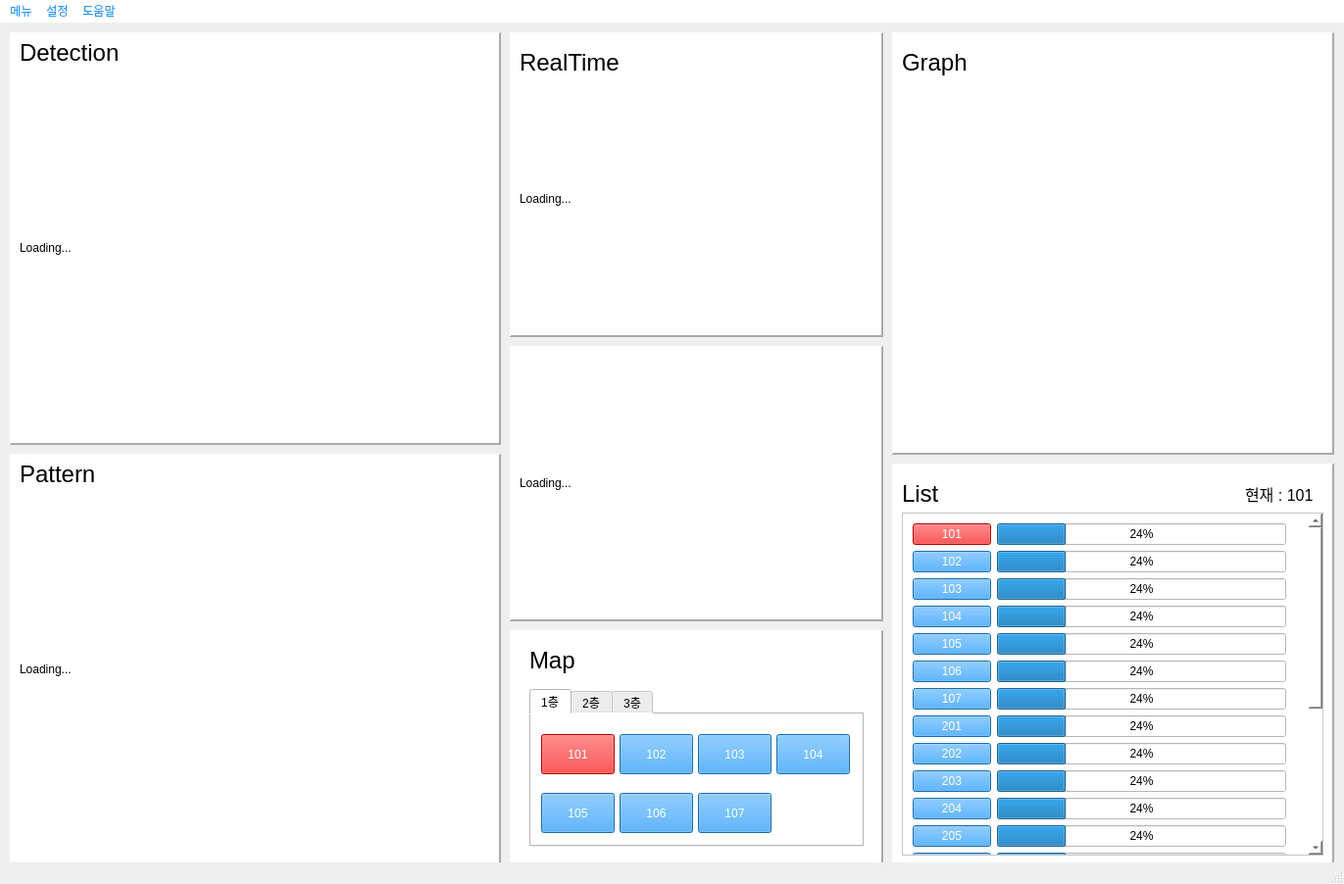
<?xml version="1.0" encoding="UTF-8"?>
<ui version="4.0">
 <class>MainWindow</class>
 <widget class="QMainWindow" name="MainWindow">
  <property name="geometry">
   <rect>
    <x>0</x>
    <y>0</y>
    <width>1371</width>
    <height>902</height>
   </rect>
  </property>
  <property name="sizePolicy">
   <sizepolicy hsizetype="Fixed" vsizetype="Fixed">
    <horstretch>0</horstretch>
    <verstretch>0</verstretch>
   </sizepolicy>
  </property>
  <property name="minimumSize">
   <size>
    <width>1350</width>
    <height>800</height>
   </size>
  </property>
  <property name="maximumSize">
   <size>
    <width>1600</width>
    <height>1000</height>
   </size>
  </property>
  <property name="sizeIncrement">
   <size>
    <width>1600</width>
    <height>1000</height>
   </size>
  </property>
  <property name="baseSize">
   <size>
    <width>1600</width>
    <height>900</height>
   </size>
  </property>
  <property name="windowTitle">
   <string>WhereToClean</string>
  </property>
  <property name="styleSheet">
   <string notr="true"/>
  </property>
  <widget class="QWidget" name="centralwidget">
   <widget class="QWidget" name="verticalLayoutWidget">
    <property name="geometry">
     <rect>
      <x>920</x>
      <y>40</y>
      <width>431</width>
      <height>391</height>
     </rect>
    </property>
    <layout class="QVBoxLayout" name="plotlayout"/>
   </widget>
   <widget class="QLabel" name="label1">
    <property name="geometry">
     <rect>
      <x>530</x>
      <y>60</y>
      <width>360</width>
      <height>240</height>
     </rect>
    </property>
    <property name="minimumSize">
     <size>
      <width>360</width>
      <height>240</height>
     </size>
    </property>
    <property name="maximumSize">
     <size>
      <width>360</width>
      <height>240</height>
     </size>
    </property>
    <property name="styleSheet">
     <string notr="true">font: 75 28pt &quot;Arial&quot;;background-color:rgb(255,255,255)</string>
    </property>
    <property name="text">
     <string>Loading...</string>
    </property>
   </widget>
   <widget class="QLabel" name="label_2">
    <property name="geometry">
     <rect>
      <x>910</x>
      <y>450</y>
      <width>451</width>
      <height>411</height>
     </rect>
    </property>
    <property name="sizePolicy">
     <sizepolicy hsizetype="Fixed" vsizetype="Fixed">
      <horstretch>0</horstretch>
      <verstretch>0</verstretch>
     </sizepolicy>
    </property>
    <property name="autoFillBackground">
     <bool>false</bool>
    </property>
    <property name="styleSheet">
     <string notr="true">background-color : rgb(255, 255, 255)</string>
    </property>
    <property name="frameShape">
     <enum>QFrame::Panel</enum>
    </property>
    <property name="frameShadow">
     <enum>QFrame::Raised</enum>
    </property>
    <property name="lineWidth">
     <number>2</number>
    </property>
    <property name="midLineWidth">
     <number>0</number>
    </property>
    <property name="text">
     <string/>
    </property>
   </widget>
   <widget class="QLabel" name="label_3">
    <property name="geometry">
     <rect>
      <x>520</x>
      <y>10</y>
      <width>381</width>
      <height>311</height>
     </rect>
    </property>
    <property name="autoFillBackground">
     <bool>false</bool>
    </property>
    <property name="styleSheet">
     <string notr="true">background-color : rgb(255, 255, 255)</string>
    </property>
    <property name="frameShape">
     <enum>QFrame::Panel</enum>
    </property>
    <property name="frameShadow">
     <enum>QFrame::Raised</enum>
    </property>
    <property name="lineWidth">
     <number>2</number>
    </property>
    <property name="midLineWidth">
     <number>0</number>
    </property>
    <property name="text">
     <string/>
    </property>
   </widget>
   <widget class="QLabel" name="label_4">
    <property name="geometry">
     <rect>
      <x>910</x>
      <y>10</y>
      <width>451</width>
      <height>431</height>
     </rect>
    </property>
    <property name="autoFillBackground">
     <bool>false</bool>
    </property>
    <property name="styleSheet">
     <string notr="true">background-color : rgb(255, 255, 255)</string>
    </property>
    <property name="frameShape">
     <enum>QFrame::Panel</enum>
    </property>
    <property name="frameShadow">
     <enum>QFrame::Raised</enum>
    </property>
    <property name="lineWidth">
     <number>2</number>
    </property>
    <property name="midLineWidth">
     <number>0</number>
    </property>
    <property name="text">
     <string/>
    </property>
   </widget>
   <widget class="QLabel" name="label_6">
    <property name="geometry">
     <rect>
      <x>920</x>
      <y>20</y>
      <width>101</width>
      <height>41</height>
     </rect>
    </property>
    <property name="font">
     <font>
      <family>Arial</family>
      <pointsize>18</pointsize>
      <weight>9</weight>
      <italic>false</italic>
      <bold>false</bold>
     </font>
    </property>
    <property name="styleSheet">
     <string notr="true">font: 75 18pt &quot;Arial&quot;;</string>
    </property>
    <property name="text">
     <string>Graph</string>
    </property>
   </widget>
   <widget class="QLabel" name="label2">
    <property name="geometry">
     <rect>
      <x>20</x>
      <y>50</y>
      <width>480</width>
      <height>360</height>
     </rect>
    </property>
    <property name="minimumSize">
     <size>
      <width>480</width>
      <height>360</height>
     </size>
    </property>
    <property name="maximumSize">
     <size>
      <width>360</width>
      <height>240</height>
     </size>
    </property>
    <property name="styleSheet">
     <string notr="true">font: 75 28pt &quot;Arial&quot;;background-color:rgb(255,255,255)</string>
    </property>
    <property name="text">
     <string>Loading...</string>
    </property>
   </widget>
   <widget class="QLabel" name="label_7">
    <property name="geometry">
     <rect>
      <x>10</x>
      <y>10</y>
      <width>501</width>
      <height>421</height>
     </rect>
    </property>
    <property name="autoFillBackground">
     <bool>false</bool>
    </property>
    <property name="styleSheet">
     <string notr="true">background-color : rgb(255, 255, 255)</string>
    </property>
    <property name="frameShape">
     <enum>QFrame::Panel</enum>
    </property>
    <property name="frameShadow">
     <enum>QFrame::Raised</enum>
    </property>
    <property name="lineWidth">
     <number>2</number>
    </property>
    <property name="midLineWidth">
     <number>0</number>
    </property>
    <property name="text">
     <string/>
    </property>
   </widget>
   <widget class="QLabel" name="label_8">
    <property name="geometry">
     <rect>
      <x>10</x>
      <y>440</y>
      <width>501</width>
      <height>421</height>
     </rect>
    </property>
    <property name="autoFillBackground">
     <bool>false</bool>
    </property>
    <property name="styleSheet">
     <string notr="true">background-color : rgb(255, 255, 255)</string>
    </property>
    <property name="frameShape">
     <enum>QFrame::Panel</enum>
    </property>
    <property name="frameShadow">
     <enum>QFrame::Raised</enum>
    </property>
    <property name="lineWidth">
     <number>2</number>
    </property>
    <property name="midLineWidth">
     <number>0</number>
    </property>
    <property name="text">
     <string/>
    </property>
   </widget>
   <widget class="QLabel" name="label3">
    <property name="geometry">
     <rect>
      <x>530</x>
      <y>350</y>
      <width>360</width>
      <height>240</height>
     </rect>
    </property>
    <property name="minimumSize">
     <size>
      <width>360</width>
      <height>240</height>
     </size>
    </property>
    <property name="maximumSize">
     <size>
      <width>360</width>
      <height>240</height>
     </size>
    </property>
    <property name="styleSheet">
     <string notr="true">font: 75 28pt &quot;Arial&quot;;background-color:rgb(255,255,255)</string>
    </property>
    <property name="text">
     <string>Loading...</string>
    </property>
   </widget>
   <widget class="QLabel" name="label">
    <property name="geometry">
     <rect>
      <x>530</x>
      <y>20</y>
      <width>151</width>
      <height>41</height>
     </rect>
    </property>
    <property name="font">
     <font>
      <family>Arial</family>
      <pointsize>18</pointsize>
      <weight>9</weight>
      <italic>false</italic>
      <bold>false</bold>
     </font>
    </property>
    <property name="styleSheet">
     <string>font: 75 18pt &quot;Arial&quot;;</string>
    </property>
    <property name="text">
     <string>RealTime</string>
    </property>
   </widget>
   <widget class="QLabel" name="label_9">
    <property name="geometry">
     <rect>
      <x>20</x>
      <y>10</y>
      <width>151</width>
      <height>41</height>
     </rect>
    </property>
    <property name="font">
     <font>
      <family>Arial</family>
      <pointsize>18</pointsize>
      <weight>9</weight>
      <italic>false</italic>
      <bold>false</bold>
     </font>
    </property>
    <property name="styleSheet">
     <string>font: 75 18pt &quot;Arial&quot;;</string>
    </property>
    <property name="text">
     <string>Detection</string>
    </property>
   </widget>
   <widget class="QLabel" name="label_10">
    <property name="geometry">
     <rect>
      <x>20</x>
      <y>440</y>
      <width>151</width>
      <height>41</height>
     </rect>
    </property>
    <property name="font">
     <font>
      <family>Arial</family>
      <pointsize>18</pointsize>
      <weight>9</weight>
      <italic>false</italic>
      <bold>false</bold>
     </font>
    </property>
    <property name="styleSheet">
     <string>font: 75 18pt &quot;Arial&quot;;</string>
    </property>
    <property name="text">
     <string>Pattern</string>
    </property>
   </widget>
   <widget class="QLabel" name="label_11">
    <property name="geometry">
     <rect>
      <x>540</x>
      <y>630</y>
      <width>151</width>
      <height>41</height>
     </rect>
    </property>
    <property name="font">
     <font>
      <family>Arial</family>
      <pointsize>18</pointsize>
      <weight>9</weight>
      <italic>false</italic>
      <bold>false</bold>
     </font>
    </property>
    <property name="styleSheet">
     <string>font: 75 18pt &quot;Arial&quot;;</string>
    </property>
    <property name="text">
     <string>Map</string>
    </property>
   </widget>
   <widget class="QScrollArea" name="scrollArea">
    <property name="geometry">
     <rect>
      <x>920</x>
      <y>500</y>
      <width>430</width>
      <height>350</height>
     </rect>
    </property>
    <property name="sizePolicy">
     <sizepolicy hsizetype="Fixed" vsizetype="Fixed">
      <horstretch>0</horstretch>
      <verstretch>0</verstretch>
     </sizepolicy>
    </property>
    <property name="minimumSize">
     <size>
      <width>430</width>
      <height>320</height>
     </size>
    </property>
    <property name="maximumSize">
     <size>
      <width>550</width>
      <height>350</height>
     </size>
    </property>
    <property name="layoutDirection">
     <enum>Qt::LeftToRight</enum>
    </property>
    <property name="styleSheet">
     <string notr="true">background-color:rgb(255,255,255);</string>
    </property>
    <property name="verticalScrollBarPolicy">
     <enum>Qt::ScrollBarAlwaysOn</enum>
    </property>
    <property name="horizontalScrollBarPolicy">
     <enum>Qt::ScrollBarAlwaysOff</enum>
    </property>
    <property name="sizeAdjustPolicy">
     <enum>QAbstractScrollArea::AdjustIgnored</enum>
    </property>
    <property name="widgetResizable">
     <bool>false</bool>
    </property>
    <widget class="QWidget" name="scrollAreaWidgetContents">
     <property name="geometry">
      <rect>
       <x>0</x>
       <y>0</y>
       <width>400</width>
       <height>600</height>
      </rect>
     </property>
     <property name="sizePolicy">
      <sizepolicy hsizetype="Fixed" vsizetype="Fixed">
       <horstretch>0</horstretch>
       <verstretch>0</verstretch>
      </sizepolicy>
     </property>
     <property name="minimumSize">
      <size>
       <width>400</width>
       <height>500</height>
      </size>
     </property>
     <widget class="QWidget" name="formLayoutWidget">
      <property name="geometry">
       <rect>
        <x>10</x>
        <y>10</y>
        <width>381</width>
        <height>731</height>
       </rect>
      </property>
      <layout class="QFormLayout" name="formLayout">
       <property name="sizeConstraint">
        <enum>QLayout::SetDefaultConstraint</enum>
       </property>
       <property name="labelAlignment">
        <set>Qt::AlignCenter</set>
       </property>
       <item row="0" column="0">
        <widget class="QPushButton" name="listbtn101">
         <property name="styleSheet">
          <string notr="true">background-color:rgb(255,0,0); color:rgb(255,255,255)</string>
         </property>
         <property name="text">
          <string>101</string>
         </property>
        </widget>
       </item>
       <item row="0" column="1">
        <widget class="QProgressBar" name="probar101">
         <property name="value">
          <number>24</number>
         </property>
        </widget>
       </item>
       <item row="1" column="0">
        <widget class="QPushButton" name="listbtn102">
         <property name="styleSheet">
          <string notr="true">background-color:rgb(33,150,246); color:rgb(255,255,255)</string>
         </property>
         <property name="text">
          <string>102</string>
         </property>
        </widget>
       </item>
       <item row="1" column="1">
        <widget class="QProgressBar" name="probar102">
         <property name="value">
          <number>24</number>
         </property>
        </widget>
       </item>
       <item row="2" column="0">
        <widget class="QPushButton" name="listbtn103">
         <property name="styleSheet">
          <string notr="true">background-color:rgb(33,150,246); color:rgb(255,255,255)</string>
         </property>
         <property name="text">
          <string>103</string>
         </property>
        </widget>
       </item>
       <item row="2" column="1">
        <widget class="QProgressBar" name="probar103">
         <property name="value">
          <number>24</number>
         </property>
        </widget>
       </item>
       <item row="3" column="0">
        <widget class="QPushButton" name="listbtn104">
         <property name="styleSheet">
          <string notr="true">background-color:rgb(33,150,246); color:rgb(255,255,255)</string>
         </property>
         <property name="text">
          <string>104</string>
         </property>
        </widget>
       </item>
       <item row="3" column="1">
        <widget class="QProgressBar" name="probar104">
         <property name="value">
          <number>24</number>
         </property>
        </widget>
       </item>
       <item row="4" column="0">
        <widget class="QPushButton" name="listbtn105">
         <property name="styleSheet">
          <string notr="true">background-color:rgb(33,150,246); color:rgb(255,255,255)</string>
         </property>
         <property name="text">
          <string>105</string>
         </property>
        </widget>
       </item>
       <item row="4" column="1">
        <widget class="QProgressBar" name="probar105">
         <property name="value">
          <number>24</number>
         </property>
        </widget>
       </item>
       <item row="5" column="0">
        <widget class="QPushButton" name="listbtn106">
         <property name="styleSheet">
          <string notr="true">background-color:rgb(33,150,246); color:rgb(255,255,255)</string>
         </property>
         <property name="text">
          <string>106</string>
         </property>
        </widget>
       </item>
       <item row="5" column="1">
        <widget class="QProgressBar" name="probar106">
         <property name="value">
          <number>24</number>
         </property>
        </widget>
       </item>
       <item row="6" column="0">
        <widget class="QPushButton" name="listbtn107">
         <property name="styleSheet">
          <string notr="true">background-color:rgb(33,150,246); color:rgb(255,255,255)</string>
         </property>
         <property name="text">
          <string>107</string>
         </property>
        </widget>
       </item>
       <item row="6" column="1">
        <widget class="QProgressBar" name="probar107">
         <property name="value">
          <number>24</number>
         </property>
        </widget>
       </item>
       <item row="7" column="0">
        <widget class="QPushButton" name="listbtn201">
         <property name="styleSheet">
          <string notr="true">background-color:rgb(33,150,246); color:rgb(255,255,255)</string>
         </property>
         <property name="text">
          <string>201</string>
         </property>
        </widget>
       </item>
       <item row="7" column="1">
        <widget class="QProgressBar" name="probar201">
         <property name="value">
          <number>24</number>
         </property>
        </widget>
       </item>
       <item row="8" column="0">
        <widget class="QPushButton" name="listbtn202">
         <property name="styleSheet">
          <string notr="true">background-color:rgb(33,150,246); color:rgb(255,255,255)</string>
         </property>
         <property name="text">
          <string>202</string>
         </property>
        </widget>
       </item>
       <item row="8" column="1">
        <widget class="QProgressBar" name="probar202">
         <property name="value">
          <number>24</number>
         </property>
        </widget>
       </item>
       <item row="9" column="0">
        <widget class="QPushButton" name="listbtn203">
         <property name="styleSheet">
          <string notr="true">background-color:rgb(33,150,246); color:rgb(255,255,255)</string>
         </property>
         <property name="text">
          <string>203</string>
         </property>
        </widget>
       </item>
       <item row="9" column="1">
        <widget class="QProgressBar" name="probar203">
         <property name="value">
          <number>24</number>
         </property>
        </widget>
       </item>
       <item row="10" column="0">
        <widget class="QPushButton" name="listbtn204">
         <property name="styleSheet">
          <string notr="true">background-color:rgb(33,150,246); color:rgb(255,255,255)</string>
         </property>
         <property name="text">
          <string>204</string>
         </property>
        </widget>
       </item>
       <item row="10" column="1">
        <widget class="QProgressBar" name="probar204">
         <property name="value">
          <number>24</number>
         </property>
        </widget>
       </item>
       <item row="11" column="0">
        <widget class="QPushButton" name="listbtn205">
         <property name="styleSheet">
          <string notr="true">background-color:rgb(33,150,246); color:rgb(255,255,255)</string>
         </property>
         <property name="text">
          <string>205</string>
         </property>
        </widget>
       </item>
       <item row="11" column="1">
        <widget class="QProgressBar" name="probar205">
         <property name="value">
          <number>24</number>
         </property>
        </widget>
       </item>
       <item row="12" column="0">
        <widget class="QPushButton" name="listbtn206">
         <property name="styleSheet">
          <string notr="true">background-color:rgb(33,150,246); color:rgb(255,255,255)</string>
         </property>
         <property name="text">
          <string>206</string>
         </property>
        </widget>
       </item>
       <item row="12" column="1">
        <widget class="QProgressBar" name="probar206">
         <property name="value">
          <number>24</number>
         </property>
        </widget>
       </item>
       <item row="13" column="0">
        <widget class="QPushButton" name="listbtn206_2">
         <property name="styleSheet">
          <string notr="true">background-color:rgb(33,150,246); color:rgb(255,255,255)</string>
         </property>
         <property name="text">
          <string>301</string>
         </property>
        </widget>
       </item>
       <item row="14" column="0">
        <widget class="QPushButton" name="listbtn206_3">
         <property name="styleSheet">
          <string notr="true">background-color:rgb(33,150,246); color:rgb(255,255,255)</string>
         </property>
         <property name="text">
          <string>302</string>
         </property>
        </widget>
       </item>
       <item row="15" column="0">
        <widget class="QPushButton" name="listbtn206_4">
         <property name="styleSheet">
          <string notr="true">background-color:rgb(33,150,246); color:rgb(255,255,255)</string>
         </property>
         <property name="text">
          <string>303</string>
         </property>
        </widget>
       </item>
       <item row="16" column="0">
        <widget class="QPushButton" name="listbtn206_5">
         <property name="styleSheet">
          <string notr="true">background-color:rgb(33,150,246); color:rgb(255,255,255)</string>
         </property>
         <property name="text">
          <string>304</string>
         </property>
        </widget>
       </item>
       <item row="17" column="0">
        <widget class="QPushButton" name="listbtn206_6">
         <property name="styleSheet">
          <string notr="true">background-color:rgb(33,150,246); color:rgb(255,255,255)</string>
         </property>
         <property name="text">
          <string>305</string>
         </property>
        </widget>
       </item>
       <item row="18" column="0">
        <widget class="QPushButton" name="listbtn206_7">
         <property name="styleSheet">
          <string notr="true">background-color:rgb(33,150,246); color:rgb(255,255,255)</string>
         </property>
         <property name="text">
          <string>306</string>
         </property>
        </widget>
       </item>
       <item row="19" column="0">
        <widget class="QPushButton" name="listbtn206_8">
         <property name="styleSheet">
          <string notr="true">background-color:rgb(33,150,246); color:rgb(255,255,255)</string>
         </property>
         <property name="text">
          <string>307</string>
         </property>
        </widget>
       </item>
       <item row="13" column="1">
        <widget class="QProgressBar" name="probar206_2">
         <property name="value">
          <number>24</number>
         </property>
        </widget>
       </item>
       <item row="14" column="1">
        <widget class="QProgressBar" name="probar206_3">
         <property name="value">
          <number>24</number>
         </property>
        </widget>
       </item>
       <item row="15" column="1">
        <widget class="QProgressBar" name="probar206_4">
         <property name="value">
          <number>24</number>
         </property>
        </widget>
       </item>
       <item row="16" column="1">
        <widget class="QProgressBar" name="probar206_5">
         <property name="value">
          <number>24</number>
         </property>
        </widget>
       </item>
       <item row="17" column="1">
        <widget class="QProgressBar" name="probar206_6">
         <property name="value">
          <number>24</number>
         </property>
        </widget>
       </item>
       <item row="18" column="1">
        <widget class="QProgressBar" name="probar206_7">
         <property name="value">
          <number>24</number>
         </property>
        </widget>
       </item>
       <item row="19" column="1">
        <widget class="QProgressBar" name="probar206_8">
         <property name="value">
          <number>24</number>
         </property>
        </widget>
       </item>
      </layout>
     </widget>
     <zorder>label_2</zorder>
     <zorder>formLayoutWidget</zorder>
    </widget>
   </widget>
   <widget class="QTabWidget" name="tabWidget">
    <property name="geometry">
     <rect>
      <x>540</x>
      <y>680</y>
      <width>341</width>
      <height>161</height>
     </rect>
    </property>
    <property name="styleSheet">
     <string notr="true">background-color:rgb(255,255,255)</string>
    </property>
    <property name="currentIndex">
     <number>0</number>
    </property>
    <widget class="QWidget" name="tab">
     <attribute name="title">
      <string>1층</string>
     </attribute>
     <widget class="QPushButton" name="btn107">
      <property name="geometry">
       <rect>
        <x>170</x>
        <y>80</y>
        <width>75</width>
        <height>41</height>
       </rect>
      </property>
      <property name="styleSheet">
       <string notr="true">background-color:rgb(33,150,246); color:rgb(255,255,255)</string>
      </property>
      <property name="text">
       <string>107</string>
      </property>
     </widget>
     <widget class="QPushButton" name="btn101">
      <property name="geometry">
       <rect>
        <x>10</x>
        <y>20</y>
        <width>75</width>
        <height>41</height>
       </rect>
      </property>
      <property name="styleSheet">
       <string notr="true">background-color:rgb(255,0,0); color:rgb(255,255,255)</string>
      </property>
      <property name="text">
       <string>101</string>
      </property>
     </widget>
     <widget class="QPushButton" name="btn104">
      <property name="geometry">
       <rect>
        <x>250</x>
        <y>20</y>
        <width>75</width>
        <height>41</height>
       </rect>
      </property>
      <property name="styleSheet">
       <string notr="true">background-color:rgb(33,150,246); color:rgb(255,255,255)</string>
      </property>
      <property name="text">
       <string>104</string>
      </property>
     </widget>
     <widget class="QPushButton" name="btn102">
      <property name="geometry">
       <rect>
        <x>90</x>
        <y>20</y>
        <width>75</width>
        <height>41</height>
       </rect>
      </property>
      <property name="styleSheet">
       <string notr="true">background-color:rgb(33,150,246); color:rgb(255,255,255)</string>
      </property>
      <property name="text">
       <string>102</string>
      </property>
     </widget>
     <widget class="QPushButton" name="btn106">
      <property name="geometry">
       <rect>
        <x>90</x>
        <y>80</y>
        <width>75</width>
        <height>41</height>
       </rect>
      </property>
      <property name="styleSheet">
       <string notr="true">background-color:rgb(33,150,246); color:rgb(255,255,255)</string>
      </property>
      <property name="text">
       <string>106</string>
      </property>
     </widget>
     <widget class="QPushButton" name="btn103">
      <property name="geometry">
       <rect>
        <x>170</x>
        <y>20</y>
        <width>75</width>
        <height>41</height>
       </rect>
      </property>
      <property name="styleSheet">
       <string notr="true">background-color:rgb(33,150,246); color:rgb(255,255,255)</string>
      </property>
      <property name="text">
       <string>103</string>
      </property>
     </widget>
     <widget class="QPushButton" name="btn105">
      <property name="geometry">
       <rect>
        <x>10</x>
        <y>80</y>
        <width>75</width>
        <height>41</height>
       </rect>
      </property>
      <property name="styleSheet">
       <string notr="true">background-color:rgb(33,150,246); color:rgb(255,255,255)</string>
      </property>
      <property name="text">
       <string>105</string>
      </property>
     </widget>
    </widget>
    <widget class="QWidget" name="tab_2">
     <attribute name="title">
      <string>2층</string>
     </attribute>
     <widget class="QPushButton" name="btn204">
      <property name="geometry">
       <rect>
        <x>250</x>
        <y>20</y>
        <width>75</width>
        <height>41</height>
       </rect>
      </property>
      <property name="styleSheet">
       <string notr="true">background-color:rgb(33,150,246); color:rgb(255,255,255)</string>
      </property>
      <property name="text">
       <string>204</string>
      </property>
     </widget>
     <widget class="QPushButton" name="btn203">
      <property name="geometry">
       <rect>
        <x>170</x>
        <y>20</y>
        <width>75</width>
        <height>41</height>
       </rect>
      </property>
      <property name="styleSheet">
       <string notr="true">background-color:rgb(33,150,246); color:rgb(255,255,255)</string>
      </property>
      <property name="text">
       <string>203</string>
      </property>
     </widget>
     <widget class="QPushButton" name="btn206">
      <property name="geometry">
       <rect>
        <x>90</x>
        <y>80</y>
        <width>75</width>
        <height>41</height>
       </rect>
      </property>
      <property name="styleSheet">
       <string notr="true">background-color:rgb(33,150,246); color:rgb(255,255,255)</string>
      </property>
      <property name="text">
       <string>206</string>
      </property>
     </widget>
     <widget class="QPushButton" name="btn201">
      <property name="geometry">
       <rect>
        <x>10</x>
        <y>20</y>
        <width>75</width>
        <height>41</height>
       </rect>
      </property>
      <property name="styleSheet">
       <string notr="true">background-color:rgb(33,150,246); color:rgb(255,255,255)</string>
      </property>
      <property name="text">
       <string>201</string>
      </property>
     </widget>
     <widget class="QPushButton" name="btn202">
      <property name="geometry">
       <rect>
        <x>90</x>
        <y>20</y>
        <width>75</width>
        <height>41</height>
       </rect>
      </property>
      <property name="styleSheet">
       <string notr="true">background-color:rgb(33,150,246); color:rgb(255,255,255)</string>
      </property>
      <property name="text">
       <string>202</string>
      </property>
     </widget>
     <widget class="QPushButton" name="btn205">
      <property name="geometry">
       <rect>
        <x>10</x>
        <y>80</y>
        <width>75</width>
        <height>41</height>
       </rect>
      </property>
      <property name="styleSheet">
       <string notr="true">background-color:rgb(33,150,246); color:rgb(255,255,255)</string>
      </property>
      <property name="text">
       <string>205</string>
      </property>
     </widget>
    </widget>
    <widget class="QWidget" name="tab_3">
     <attribute name="title">
      <string>3층</string>
     </attribute>
     <widget class="QPushButton" name="btn104_2">
      <property name="geometry">
       <rect>
        <x>250</x>
        <y>20</y>
        <width>75</width>
        <height>41</height>
       </rect>
      </property>
      <property name="styleSheet">
       <string notr="true">background-color:rgb(33,150,246); color:rgb(255,255,255)</string>
      </property>
      <property name="text">
       <string>304</string>
      </property>
     </widget>
     <widget class="QPushButton" name="btn102_2">
      <property name="geometry">
       <rect>
        <x>90</x>
        <y>20</y>
        <width>75</width>
        <height>41</height>
       </rect>
      </property>
      <property name="styleSheet">
       <string notr="true">background-color:rgb(33,150,246); color:rgb(255,255,255)</string>
      </property>
      <property name="text">
       <string>302</string>
      </property>
     </widget>
     <widget class="QPushButton" name="btn105_2">
      <property name="geometry">
       <rect>
        <x>10</x>
        <y>80</y>
        <width>75</width>
        <height>41</height>
       </rect>
      </property>
      <property name="styleSheet">
       <string notr="true">background-color:rgb(33,150,246); color:rgb(255,255,255)</string>
      </property>
      <property name="text">
       <string>305</string>
      </property>
     </widget>
     <widget class="QPushButton" name="btn103_2">
      <property name="geometry">
       <rect>
        <x>170</x>
        <y>20</y>
        <width>75</width>
        <height>41</height>
       </rect>
      </property>
      <property name="styleSheet">
       <string notr="true">background-color:rgb(33,150,246); color:rgb(255,255,255)</string>
      </property>
      <property name="text">
       <string>303</string>
      </property>
     </widget>
     <widget class="QPushButton" name="btn107_2">
      <property name="geometry">
       <rect>
        <x>170</x>
        <y>80</y>
        <width>75</width>
        <height>41</height>
       </rect>
      </property>
      <property name="styleSheet">
       <string notr="true">background-color:rgb(33,150,246); color:rgb(255,255,255)</string>
      </property>
      <property name="text">
       <string>307</string>
      </property>
     </widget>
     <widget class="QPushButton" name="btn101_2">
      <property name="geometry">
       <rect>
        <x>10</x>
        <y>20</y>
        <width>75</width>
        <height>41</height>
       </rect>
      </property>
      <property name="styleSheet">
       <string notr="true">background-color:rgb(33,150,246); color:rgb(255,255,255)</string>
      </property>
      <property name="text">
       <string>301</string>
      </property>
     </widget>
     <widget class="QPushButton" name="btn106_2">
      <property name="geometry">
       <rect>
        <x>90</x>
        <y>80</y>
        <width>75</width>
        <height>41</height>
       </rect>
      </property>
      <property name="styleSheet">
       <string notr="true">background-color:rgb(33,150,246); color:rgb(255,255,255)</string>
      </property>
      <property name="text">
       <string>306</string>
      </property>
     </widget>
    </widget>
   </widget>
   <widget class="QLabel" name="label_5">
    <property name="geometry">
     <rect>
      <x>520</x>
      <y>620</y>
      <width>381</width>
      <height>241</height>
     </rect>
    </property>
    <property name="autoFillBackground">
     <bool>false</bool>
    </property>
    <property name="styleSheet">
     <string notr="true">background-color : rgb(255, 255, 255)</string>
    </property>
    <property name="frameShape">
     <enum>QFrame::Panel</enum>
    </property>
    <property name="frameShadow">
     <enum>QFrame::Raised</enum>
    </property>
    <property name="lineWidth">
     <number>2</number>
    </property>
    <property name="midLineWidth">
     <number>0</number>
    </property>
    <property name="text">
     <string/>
    </property>
   </widget>
   <widget class="QLabel" name="label_12">
    <property name="geometry">
     <rect>
      <x>920</x>
      <y>460</y>
      <width>151</width>
      <height>41</height>
     </rect>
    </property>
    <property name="font">
     <font>
      <family>Arial</family>
      <pointsize>18</pointsize>
      <weight>9</weight>
      <italic>false</italic>
      <bold>false</bold>
     </font>
    </property>
    <property name="styleSheet">
     <string>font: 75 18pt &quot;Arial&quot;;</string>
    </property>
    <property name="text">
     <string>List</string>
    </property>
   </widget>
   <widget class="QLabel" name="currentvalue">
    <property name="geometry">
     <rect>
      <x>1270</x>
      <y>460</y>
      <width>81</width>
      <height>41</height>
     </rect>
    </property>
    <property name="font">
     <font>
      <family>Arial</family>
      <pointsize>12</pointsize>
      <weight>50</weight>
      <bold>false</bold>
     </font>
    </property>
    <property name="text">
     <string>현재 : 101</string>
    </property>
   </widget>
   <widget class="QLabel" name="label4">
    <property name="geometry">
     <rect>
      <x>20</x>
      <y>480</y>
      <width>480</width>
      <height>360</height>
     </rect>
    </property>
    <property name="minimumSize">
     <size>
      <width>480</width>
      <height>360</height>
     </size>
    </property>
    <property name="maximumSize">
     <size>
      <width>360</width>
      <height>240</height>
     </size>
    </property>
    <property name="styleSheet">
     <string notr="true">font: 75 28pt &quot;Arial&quot;;background-color:rgb(255,255,255)</string>
    </property>
    <property name="text">
     <string>Loading...</string>
    </property>
   </widget>
   <widget class="QLabel" name="label_13">
    <property name="geometry">
     <rect>
      <x>520</x>
      <y>330</y>
      <width>381</width>
      <height>281</height>
     </rect>
    </property>
    <property name="autoFillBackground">
     <bool>false</bool>
    </property>
    <property name="styleSheet">
     <string notr="true">background-color : rgb(255, 255, 255)</string>
    </property>
    <property name="frameShape">
     <enum>QFrame::Panel</enum>
    </property>
    <property name="frameShadow">
     <enum>QFrame::Raised</enum>
    </property>
    <property name="lineWidth">
     <number>2</number>
    </property>
    <property name="midLineWidth">
     <number>0</number>
    </property>
    <property name="text">
     <string/>
    </property>
   </widget>
   <zorder>label_2</zorder>
   <zorder>label_4</zorder>
   <zorder>label_8</zorder>
   <zorder>label_13</zorder>
   <zorder>label_5</zorder>
   <zorder>label_7</zorder>
   <zorder>label_3</zorder>
   <zorder>verticalLayoutWidget</zorder>
   <zorder>label1</zorder>
   <zorder>label_6</zorder>
   <zorder>label2</zorder>
   <zorder>label3</zorder>
   <zorder>label</zorder>
   <zorder>label_9</zorder>
   <zorder>label_10</zorder>
   <zorder>label_11</zorder>
   <zorder>scrollArea</zorder>
   <zorder>tabWidget</zorder>
   <zorder>label_12</zorder>
   <zorder>currentvalue</zorder>
   <zorder>label4</zorder>
  </widget>
  <widget class="QMenuBar" name="menubar">
   <property name="geometry">
    <rect>
     <x>0</x>
     <y>0</y>
     <width>1371</width>
     <height>21</height>
    </rect>
   </property>
   <property name="styleSheet">
    <string notr="true">background-color:rgb(255, 255, 255);
color:rgb(33,150,246)</string>
   </property>
   <widget class="QMenu" name="menu">
    <property name="styleSheet">
     <string notr="true"/>
    </property>
    <property name="title">
     <string>메뉴</string>
    </property>
   </widget>
   <widget class="QMenu" name="menu_2">
    <property name="title">
     <string>설정</string>
    </property>
   </widget>
   <widget class="QMenu" name="menu_3">
    <property name="title">
     <string>도움말</string>
    </property>
   </widget>
   <addaction name="menu"/>
   <addaction name="menu_2"/>
   <addaction name="menu_3"/>
  </widget>
  <widget class="QStatusBar" name="statusbar"/>
 </widget>
 <resources/>
 <connections/>
</ui>
